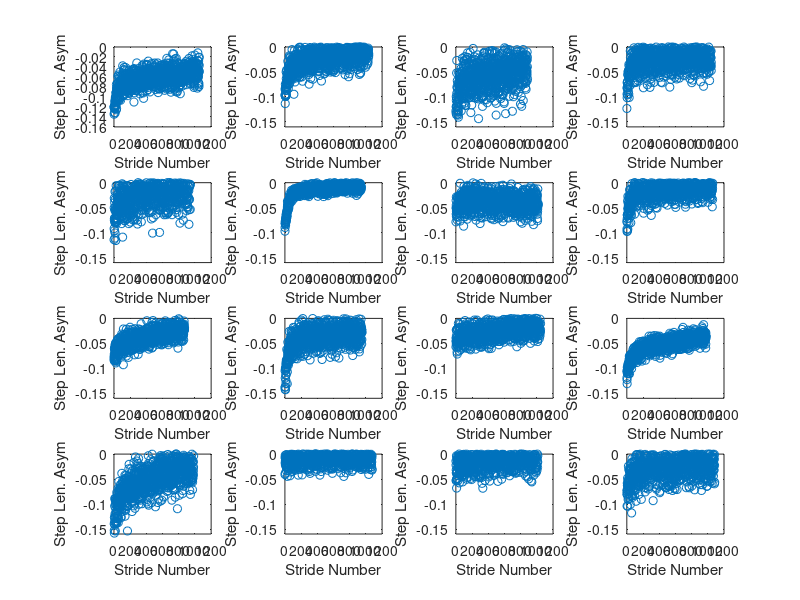

This figure's MATLAB source: (Note: this script raises an error after producing the figure.)
%% Hands-on Tutorial for Data Processing Pipelines
%
% American Society for Neurorehabilitation workshop on Reliability and
% Reproducibility in Neurorehabilitation Research. 
% 
% by James Finley, Ph.D. 10/16/19
%
% Although this tutorial focuses on data analysis, many problems with rigor
% and reproducibility arise before any data are collected (e.g. study
% design and sampling). There are several helpful resources on design of
% studies in the movement sciences. See _Foundations_ _of_ _Clinical_
% _Research_ by Portney and Watkins for a thorough overview of research
% methods for clinical applications.
%
%% Example #1: Using simulated data to develop and validate an analysis pipeline
%
% * *Take-home message #1*: Generating simulated data can help you build
% intuition about factors that may influence the variance in your
% measurements and reduce your statistical power. Thinking about these
% factors _before_ you collect your data can help you improve the rigor of
% your study design. 
%
% *Step 1: Conduct a virtual experiment and save the data* 
% 
% Here, we will simulate data from a study of split-belt treadmill
% adaptation. Changes in performence during motor adaptation tasks are
% often modeled using a double-exponential function that can capture early,
% rapid changes in performance, as well as more gradual changes that impact
% performance during the latter portions of adaptation.
% 
% We will use this knowledge to generate artifial data from a
% double-exponential function that has the following form. 
%
% $$SLA = A_f*e^{-B_f*n} + B_f*e^{-B_s*n}$$
%
% We simulate intersubject variability by randomly selecing coefficients
% (A_f and A_s) and rate terms (B_s and B_f) from normal distributions
% centered at values taken from the literature. We will also simulate noisy
% measurements and stride-to-stride variability by adding noise to the
% simulated step length asymmetry values. Lastly, since typical adaptation
% studies use a fixed _duration_ of adaptation, each participant may take a
% different number of total strides (largely because of differences in leg
% length). We simulate this source of variability by having each
% participant take between 800 and 1100 total strides.

% Set the random number generator to the default state so that the results
% are reproducible.
rng('default')      

% Define the number of virtual participants
N_Participants = 16;

% Make a new folder in the current directory to store the data
mkdir ASNR_Matlab_Data
Home = cd;  % Remember the current directory so that we can return to it

% Allocate space to save the true parameter values.
True_Parameters = zeros(16,4);

% Create a figure to show all of the simulated data
figure

for i = 1:N_Participants
    cd('ASNR_Matlab_Data')
    
    % Create subdirectory for each participant. Note that the
    % sub-directories have a consistent naming convention with a two-digit
    % subject ID. If you were to simulate more than 99 participants, you
    % would want to modify the form of the participant ID numbers to
    % accomodate the largest number of participants you expect. 
    
    if i < 10
        mkdir(strcat(['20191016_S0' num2str(i)]))
        cd(strcat(['20191016_S0' num2str(i)]))
    else
        mkdir(strcat(['20191016_S' num2str(i)]))
        cd(strcat(['20191016_S' num2str(i)]))
    end
    
    % Specify the number of strides for each participant as a random value
    % between 800 and 1100.
    Total_Strides = randi([800 1100],1,1);    
    
    % Create a "time" vector with units of strides
    Stride_Num = 1:Total_Strides;
    
    % Specify the fast and slow coefficients. The sum of A_Fast and A_Slow
    % are approximately equal to the initial step length asymmetry. 
    %
    % Note that each coefficient has a nominal value of -0.05 and we
    % introduce between-subjects variability by taking a random value
    % between -0.5 and 0.5 and multiplying that number by 0.1. In other
    % words, these coefficients range from -0.1 to 0. 
    
    A_Fast = -0.05+0.1*(rand(1,1)-0.5); 
    A_Slow = -0.05+0.1*(rand(1,1)-0.5); 
    
    % B_Fast and B_Slow are the time constants of the fast and slow
    % components of adaptation. The fast time constant should be larger
    % than the slow time constant. Again, we add some random deviation to
    % these parameters to introduce between-subjects variance. The nominal
    % values for these parameters were taken from Mawase et al., 2013,
    % Journal of Neurophysiology.
    
    B_Fast = 0.025+0.01*(rand(1,1)-0.5); 
    B_Slow = 0.0011+0.0004*(randn(1,1)-0.5);
    
    % Store the true values of the parameters for each participant. We will
    % use this as our ground truth at the end of the demo to determine if
    % we can accurately estimate these parameters from the data.
    True_Parameters(i,:) = [A_Slow B_Slow A_Fast B_Fast];
    
    % Assume that each participant has normally distributed measurement
    % noise, and that the amplitude of this noise varies uniformly across
    % participants. The values used for noise amplitude were hand picked to
    % generate data sets that look fairly realistic. 
    
    Noise_Amplitude = 0.02*rand(1,1)+0.005;
    Measurement_Noise = Noise_Amplitude*randn(1,numel(Stride_Num));
    
    % Generate step length asymmetries (SLA) for each participant by adding
    % measurement noise to the step length asymmetries that would be
    % generated by the double exponential model.
    SLA = A_Fast*exp(-B_Fast*Stride_Num) + ...
        A_Slow*exp(-B_Slow*Stride_Num) +...
        Measurement_Noise;
    
    % Plot the raw step length asymmetry data for all participants
    ax(i) = subplot(4,4,i); plot(SLA,'o');
    xlabel('Stride Number'), ylabel('Step Len. Asym')
    
    % Save the data in a csv file
    if i < 10
        csvwrite(strcat(['20191016_S0' num2str(i) '_SLA.csv']),SLA)
    else
        csvwrite(strcat(['20191016_S' num2str(i) '_SLA.csv']),SLA)
    end
    cd(Home)
end
linkaxes(ax)

%% Load the data for all participants into a single data structure and perform visual quality control
%
% By storing the data for all participants in a single, well-organized
% data structure, you can easily share your data with other Matlab users in
% a self-explanatory format. 
 
cd('ASNR_Matlab_Data')
Directory = dir;

% Create a new figure window to perform high-level quality control
figure
for i = 1:N_Participants
    % Use the csvread function to import the step length asymmetry data
    % from the .csv files into Matlab
    % 
    % Note that we are storing the data within a structure. See the Matlab
    % help for structures if you are not familiar with this data type.
    
    Data(i).SLA = csvread(strcat([Directory(i+2).name '\' ...
        Directory(i+2).name '_SLA.csv'])); 
    
    % Visualize the data and determine if the data for each participant
    % seems reasonable. This manual sanity could be made more quantitative,
    % but our purpose is to demostrate how you can automate _some_
    % quality control processes.
    
    plot(Data(i).SLA,'o'), xlabel('Stride Number'), ylabel('SLA')
    Data(i).Good_Data = questdlg('Does This Data Seem Reasonable?');
    
    % Add some artificial demographic information to illustrate the
    % versatility of data structures.
    
    Data(i).Age = randi([20 48],1,1);
    Data(i).Weight = randi([50 90],1,1);
end

% Save the data structure
save Data_All Data True_Parameters

%% Compute summary measures and store results in a table

% Load the group data
load Data_All

% Here, we use nonlinear regression to estimate the coefficients and rate
% parameters for each participant. We will then compare these estimates to
% the true values to validate our analysis procedure.

% Define the model's structure. See the help for 'fitnlm' for a more
% descriptive example of how model structure is defined for the 'fitnlm'
% function.
Double_Exp_Model = @(Coeff,x)Coeff(1)*exp(-Coeff(2)*x(:,1))+Coeff(3)*exp(-Coeff(4)*x(:,1));

% Specify initial guess for model parameters. These initial guess are
% purposefully set to be equal to the nominal values defined above.
% However, you should vary these values to see if the fitting procedure is
% sensitive to the initial guess. 
Coeff_Init = [-0.05 0.025 -0.05 0.011]';

% We will store the parameter estimates in a table. Tables are relatively
% recent addition to Matlab and they allow you to store different data
% types in a spreadsheet format as you might do in Excel. Here, we are
% simply creating a table with the correct column names.
Coefficients_All = array2table(zeros(1,4),'VariableNames',{'A_Slow' 'B_Slow' 'A_Fast' 'B_Fast'});

% In this block of code, we estimate the dual-rate model parameters using
% the _fitnlm_ function. Note that we include a conditional statement so
% that we only fit data that passed our earlier screening.

for i = 1:numel(Directory)-2
    if strcmp(Data(i).Good_Data,'Yes')
        % Use the 'fitnlm' function to estimate the model parameters
        Data(i).Model = fitnlm((1:numel(Data(i).SLA))',Data(i).SLA',...
            Double_Exp_Model,Coeff_Init);
        % Make sure that the parameters are stored in the proper order
        if Data(i).Model.Coefficients.Estimate(2) > Data(i).Model.Coefficients.Estimate(4)
            Coefficients_All(i,:) = array2table(Data(i).Model.Coefficients.Estimate([3 4 1 2])');
        else
            Coefficients_All(i,:) = array2table(Data(i).Model.Coefficients.Estimate');
        end
    else
        % Store NaN values for data that did not pass our screening
        Coefficients_All(i,:) = array2table(NaN(1,4));
    end
end

save Group_Data Coefficients_All
%% Visualize summary data and save as a publication-quality figure

% We will create a single figure with four subplots. The left column will
% show the distribution of estimated and actual parameters for the slow
% process and the right column will show the distribution of estimated and
% actual parameters for the fast process.
%
% Note that we explicitly define many of the parameters of the plot
% including the axis limits and labels, line widths, and font sizes. We
% even add panel labels as you would do for a publication.
%
% Finally, we set the figure's size to 15 x 12 cm which is approximately two
% columns in a standard scientific publication. 

figure
Not_NaN = ~isnan(Coefficients_All.A_Slow);
A_Axes(1) = subplot(2,2,1); plot([Coefficients_All.A_Slow(Not_NaN)...
    True_Parameters(Not_NaN,1)]','-o','LineWidth',1,'Color',...
    [0.1 0.1 0.1],'MarkerFaceColor',[0.5 0.5 0.5])
set(gca,'XLim', [0.5 2.5], 'XTick',[1 2],'XTickLabel',...
    {'Estimated' 'True'},'FontSize',11,'LineWidth',1)
ylabel('Slow Coefficient')
XLimits = xlim; YLimits = ylim;
text(XLimits(1)-0.3*(XLimits(2)-XLimits(1)),YLimits(2)+0.1*(YLimits(2)-YLimits(1)),'A','FontSize',14)

A_Axes(2) = subplot(2,2,2); plot([Coefficients_All.A_Fast(Not_NaN)...
    True_Parameters(Not_NaN,3)]','-o','LineWidth',1,'Color',...
    [0.1 0.1 0.1],'MarkerFaceColor',[0.5 0.5 0.5])
set(gca,'XLim', [0.5 2.5], 'XTick',[1 2],'XTickLabel',...
    {'Estimated' 'True'},'FontSize',11,'LineWidth',1)
ylabel('Fast Coefficient')
XLimits = xlim; YLimits = ylim;
text(XLimits(1)-0.3*(XLimits(2)-XLimits(1)),YLimits(2)+0.1*(YLimits(2)-YLimits(1)),'B','FontSize',14)

linkaxes(A_Axes)

B_Axes(1) = subplot(2,2,3); plot([Coefficients_All.B_Slow(Not_NaN)...
    True_Parameters(Not_NaN,2)]','-o','LineWidth',1,'Color',...
    [0.1 0.1 0.1],'MarkerFaceColor',[0.5 0.5 0.5])
set(gca,'XLim', [0.5 2.5], 'XTick',[1 2],'XTickLabel',...
    {'Estimated' 'True'},'FontSize',11,'LineWidth',1)
ylabel('Slow Rate Constant')
XLimits = xlim; YLimits = ylim;
text(XLimits(1)-0.3*(XLimits(2)-XLimits(1)),YLimits(2)+0.1*(YLimits(2)-YLimits(1)),'C','FontSize',14)

B_Axes(2) = subplot(2,2,4); plot([Coefficients_All.B_Fast(Not_NaN)...
    True_Parameters(Not_NaN,4)]','-o','LineWidth',1,'Color',...
    [0.1 0.1 0.1],'MarkerFaceColor',[0.5 0.5 0.5])
set(gca,'XLim', [0.5 2.5], 'XTick',[1 2],'XTickLabel',...
    {'Estimated' 'True'},'FontSize',11,'LineWidth',1)
ylabel('Fast Rate Constant')
XLimits = xlim; YLimits = ylim;
text(XLimits(1)-0.3*(XLimits(2)-XLimits(1)),YLimits(2)+0.1*(YLimits(2)-YLimits(1)),'D','FontSize',14)

linkaxes(B_Axes)

% Perform a set of paired t-tests to determine if there is evidence to
% reject the null hypothesis that the mean of the differences between the
% estimated and actual model parameters is different from zero.
[h_A_Slow, p_A_Slow] = ttest(Coefficients_All.A_Slow(Not_NaN), True_Parameters(Not_NaN,1));
[h_A_Fast, p_A_Fast] = ttest(Coefficients_All.A_Fast(Not_NaN), True_Parameters(Not_NaN,3));
[h_B_Slow, p_B_Slow] = ttest(Coefficients_All.B_Slow(Not_NaN), True_Parameters(Not_NaN,2));
[h_B_Fast, p_B_Fast] = ttest(Coefficients_All.B_Fast(Not_NaN), True_Parameters(Not_NaN,4));

set(gcf,'Units','Centimeters','Position',[11 14 15 12])
saveas(gcf,'Coefficient Estimates - Group','pdf')
